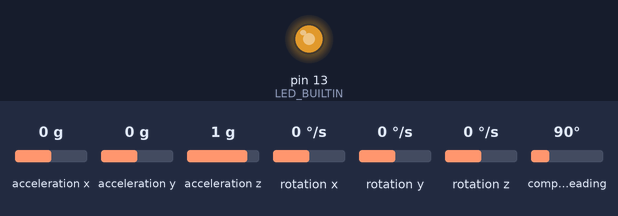
Bench run of a sketch on a simulated Arduino Uno, built with avr-gcc and run on an emulated ATmega328P. Parts: output pins drawn as LEDs (lit = HIGH). Inputs (shaded band) come from the test bench; at power-on: compass heading 90°, acceleration x 0 g, acceleration y 0 g, acceleration z 1 g, rotation x 0 °/s, rotation y 0 °/s, rotation z 0 °/s. What the sketch prints to the serial monitor is not drawn.

Above: at 1.2 s.
1.3 s: compass heading set to 7°
Timing chart, 0 to 10.3 s (numbered marks = the images above; inputs shaded):
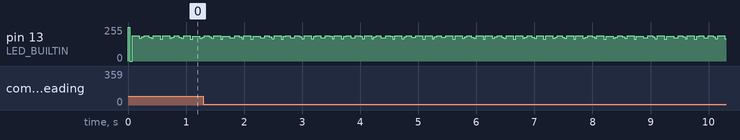

The sketch:

validate_MPU9250.ino
```cpp
// (licence header left out)
#include "MPU9250.h"

// I2C bus 0  = 0x68, 1 = 0x69
MPU9250 IMU(Wire, 0x69);
int imuInt = A4;

int status;

void setup() {
  // serial to display data
  Serial.begin(115200);
  while (!Serial) {}
  pinMode(LED_BUILTIN, OUTPUT);
  pinMode(imuInt, INPUT);
  digitalWrite(LED_BUILTIN, LOW);

  Serial.println("BOOTING...");

  // start communication with IMU
  for (int i = 0; i <= 10; i++) {
    status = IMU.begin();
    if (status == 1) {
      break;
    }
    delay(500);
    Serial.print("begin failed, status = ");
    Serial.println(status);
  }

  //  for (int i = 0; i <= 10; i++) {
  //    status = IMU.calibrateAccel();
  //    if (status == 1) {
  //      break;
  //    }
  //    delay(500);
  //    Serial.print("calibration failed, status = ");
  //    Serial.println(status);
  //  }

//  Serial.print("Calibrating mag...");
//  status = IMU.calibrateMag();
//  if (status < 0) {
//    Serial.println("IMU initialization unsuccessful");
//    Serial.println("Check IMU wiring or try cycling power");
//    Serial.print("Status: ");
//    Serial.println(status);
//    while (1) {}
//  }

//  status = IMU.enableWakeOnMotion(100, MPU9250::LP_ACCEL_ODR_250HZ);
//  Serial.println("Interrupt set");
//  Serial.print("Status: ");
//  Serial.println(status);
}

void loop() {
  //  if (digitalRead(imuInt)) {
  //    for (int i = 0; i <= 25; i++) {
  //      digitalWrite(LED_BUILTIN, HIGH);
  //      delay(50);
  //      digitalWrite(LED_BUILTIN, LOW);
  //      delay(50);
  //    }
  //  }

  digitalWrite(LED_BUILTIN, HIGH);
  IMU.readSensor();
  // display the data
//  Serial.print(IMU.getAccelX_mss(), 3);
//  Serial.print("\t");
//  Serial.print(IMU.getAccelY_mss(), 3);
//  Serial.print("\t");
//  Serial.print(IMU.getAccelZ_mss(), 3);
//  Serial.print("\t");
//  Serial.print(IMU.getGyroX_rads(), 3);
//  Serial.print("\t");
//  Serial.print(IMU.getGyroY_rads(), 3);
//  Serial.print("\t");
//  Serial.print(IMU.getGyroZ_rads(), 3);
//  Serial.print("\t");
  Serial.print(IMU.getMagX_uT(), 3);
  Serial.print("\t");
  Serial.print(IMU.getMagY_uT(), 3);
  Serial.print("\t");
  Serial.println(IMU.getMagZ_uT(), 3);
//  Serial.println("\t");
  //  Serial.println(IMU.getTemperature_C(), 3);
  delay(5);
  digitalWrite(LED_BUILTIN, LOW);
  delay(5);
}
```
